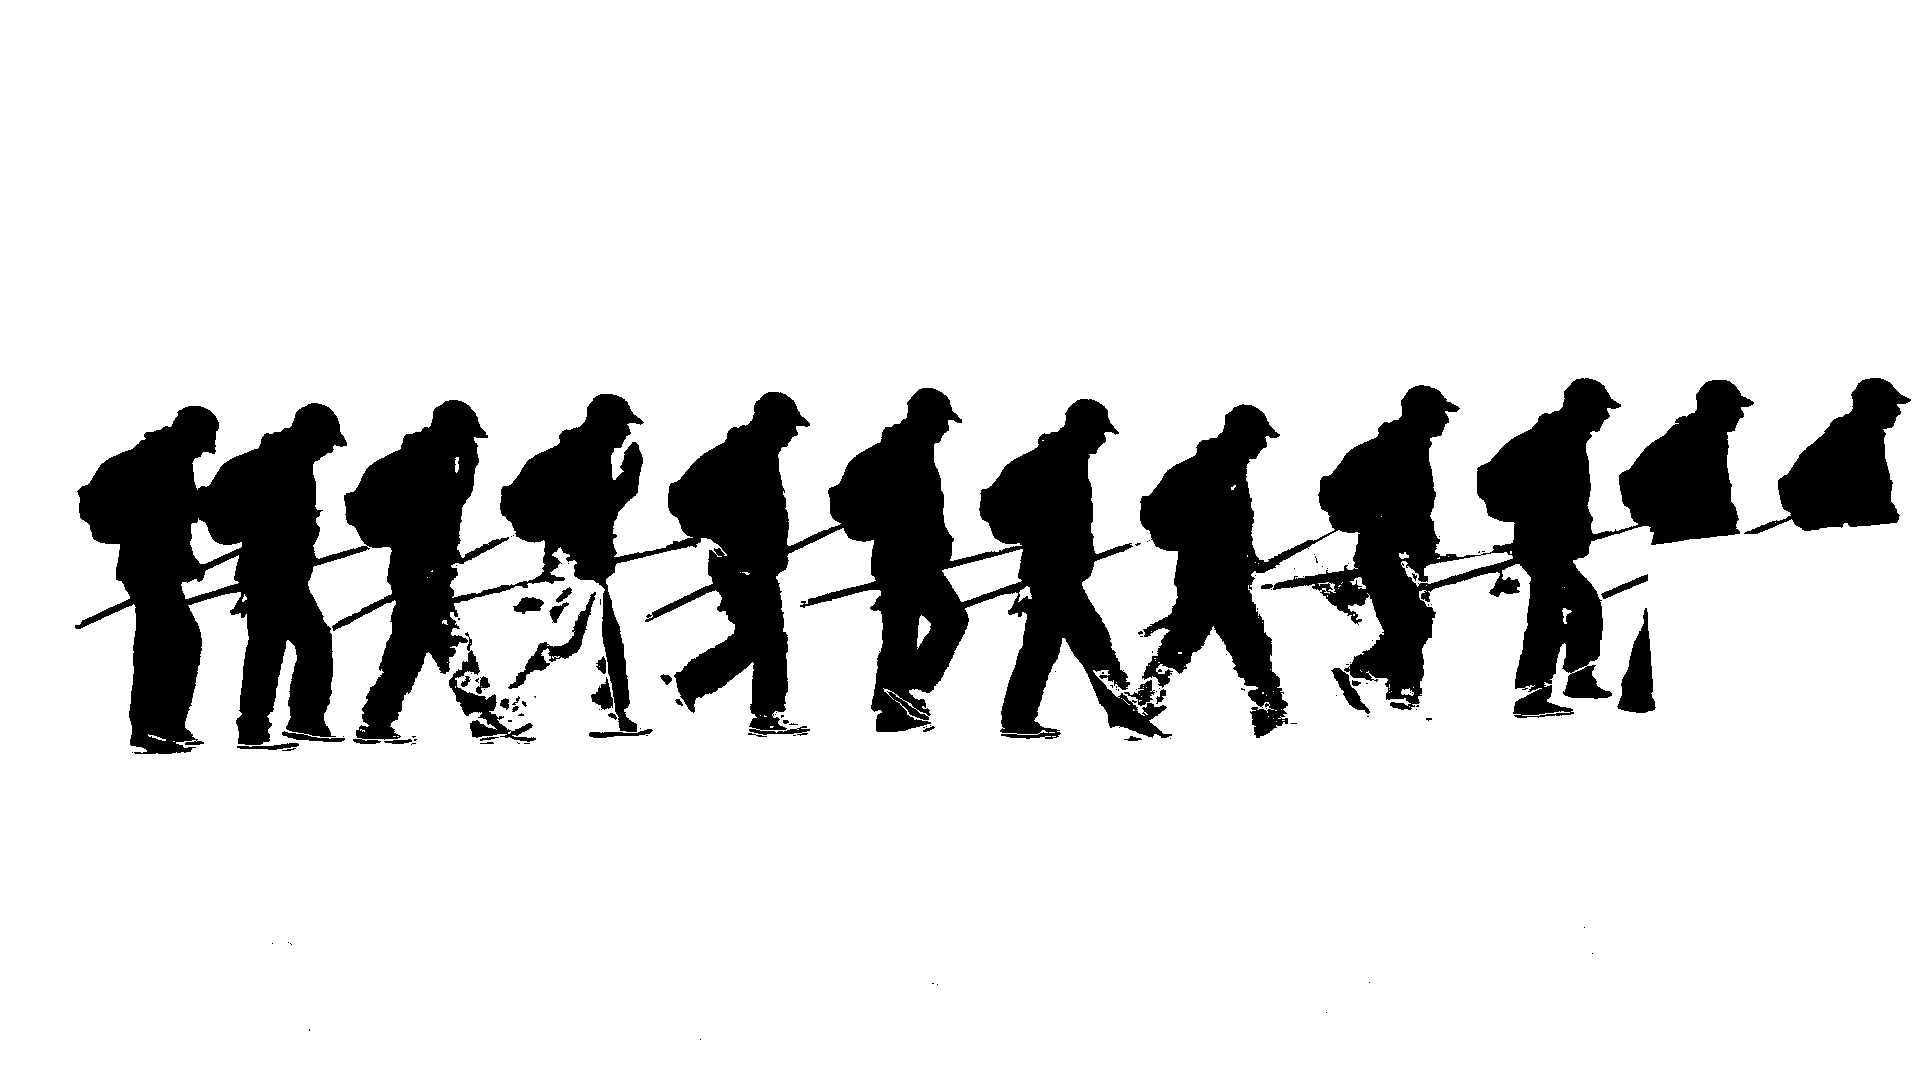

Recreate this plot in Python.
from PIL import Image, ImageFilter
from util import readImages
MASK_TRESHOLD = 50

def normalize(images):
    minW = images[0].size[0]
    minH = images[0].size[1]
    maxW = images[0].size[0]
    maxH = images[0].size[1] #on initialise les variables min et max aux dimensions 
    #de la premiere image pour la comparer avec les suivantes   
    for i in images:
        nvimages = []
        hauteur = []
        largeur = []
        hauteur.append(i.size[1])
        largeur.append(i.size[0]) #pas obligatoire de faire un tableau pour hauteur et largeur (inutile?!)

        if(hauteur[0] <= minH ):
            minH = hauteur[0]
        elif (hauteur[0] >= maxH):
            maxH = hauteur[0]
                
        if (largeur[0] <= minW):
            minW = largeur[0]
        elif (largeur[0] >= maxW) :
            maxW = largeur[0]
            
    if (minW == maxW and minH == maxH):
        return images
    
    for i in images:
        nvimages.append(crop(i, 0, 0, minH, minW))
    
    return nvimages

def create_image(color):
    img = Image.new("RGB",(background.size[0], background.size[1]) )
    pixels = img.load()
    width = img.size[0]
    height = img.size[1]
    for x in range(width):
        for y in range(height):
            pixels[x,y] = color
    return img
   

def get_mask_old(bkg_img, img,img_result):
   
    _images = normalize([bkg_img, img,img_result])
    bkg_pixels  = _images[0].load()
    img_pixels  = _images[1].load()
    img_result_pixels = _images[2].load()
    width = _images[0].size[0]
    height = _images[0].size[1]
    
    for x in range(width):
        for y in range(height):
            r1,g1,b1 = bkg_pixels[x,y]
            r2,g2,b2 = img_pixels[x,y]
            is_background = abs(r1-r2) < MASK_TRESHOLD and abs(g1-g2) < MASK_TRESHOLD and abs(b1-b2) < MASK_TRESHOLD 
            if not is_background:
              img_result_pixels[x,y] = (0,0,0)
   

def get_mask(bkg_img, img):
   
    mask_image  =  create_image((255,255,255))
    _images = normalize([bkg_img, img,mask_image])
    bkg_pixels  = _images[0].load()
    img_pixels  = _images[1].load()
    img_mask_pixels = _images[2].load()
    width = _images[0].size[0]
    height = _images[0].size[1]
    
    for x in range(width):
        for y in range(height):
            r1,g1,b1 = bkg_pixels[x,y]
            r2,g2,b2 = img_pixels[x,y]
            is_background = abs(r1-r2) < MASK_TRESHOLD and abs(g1-g2) < MASK_TRESHOLD and abs(b1-b2) < MASK_TRESHOLD 
            if not is_background:
              img_mask_pixels[x,y] = (0,0,0)

    return mask_image



background = Image.open("background.png")
images = readImages(4)

for im in images:
    mask = get_mask(background, im)
    fileparts  = im.filename.split('.')
    maskFileName = fileparts[0] + '_mask.' + fileparts[1]
    print(maskFileName)
    mask.save(maskFileName)


# result = get_mask(background,images[0]) 
# result.show()


 